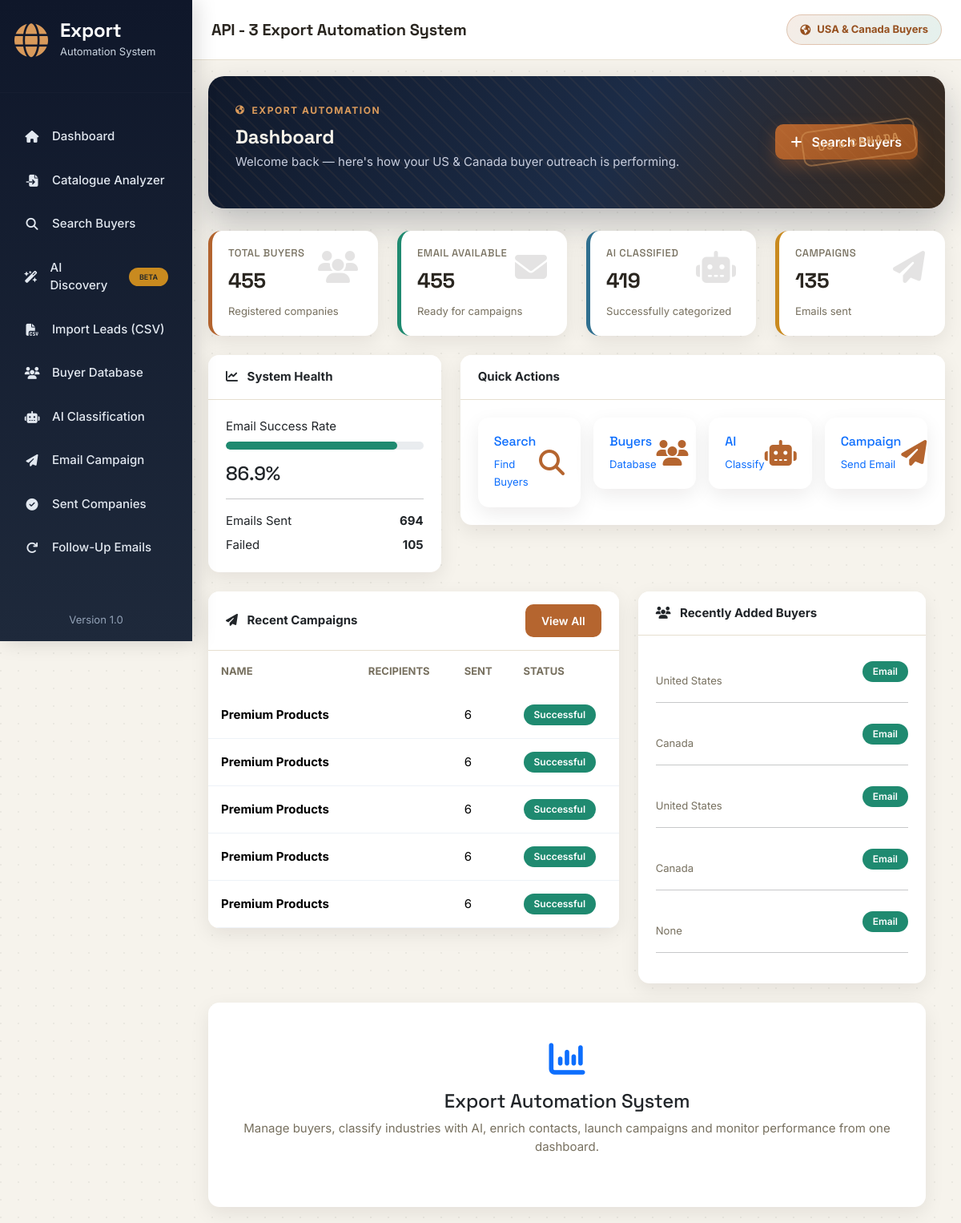
/dashboard, run on the app's committed database.
### app/models.py (models this page shows)
class Campaign(db.Model):
    __tablename__ = "campaigns"
    id = db.Column(db.Integer, primary_key=True)
    campaign_name = db.Column(db.String(150), nullable=False)
    subject = db.Column(db.String(255), nullable=False)
    body = db.Column(db.Text, nullable=False)
    recipients = db.Column(db.Integer, default=0)
    sent = db.Column(db.Integer, default=0)
    failed = db.Column(db.Integer, default=0)
    created_at = db.Column(
        db.DateTime,
        default=datetime.utcnow
    )

class Buyer(db.Model):
    __tablename__ = "buyers"
    id = db.Column(db.Integer, primary_key=True)
    company = db.Column(db.String(200), nullable=False)
    buyer_name = db.Column(db.String(200))
    email = db.Column(db.String(255))
    website = db.Column(db.String(300), unique=True)
    snippet = db.Column(db.Text)
    country = db.Column(db.String(100))
    state = db.Column(db.String(50))
    phone = db.Column(db.String(100))
    source = db.Column(db.String(100))
    category = db.Column(db.String(100), default="Unknown")
    status = db.Column(db.String(50), default="New")
    lead_score = db.Column(db.Integer)
    outreach_priority = db.Column(db.String(20))
    lead_score_reasons = db.Column(db.Text)
    product_match_percent = db.Column(db.Integer)
    relevant_categories = db.Column(db.String(500))
    style_estimate = db.Column(db.String(150))
    positioning_estimate = db.Column(db.String(100))
    recommended_products = db.Column(db.Text)
    decision_maker_name = db.Column(db.String(150))
    decision_maker_title = db.Column(db.String(150))
    email_domain_verified = db.Column(db.Boolean)
    email_live_verified = db.Column(db.Boolean)
    analyzed_at = db.Column(db.DateTime)
    pipeline_stage = db.Column(db.String(50), default="Discovered")
    needs_follow_up = db.Column(db.Boolean, default=False)
    created_at = db.Column(
        db.DateTime,
        default=datetime.utcnow
    )

### app/routes/dashboard.py (the view)
@dashboard_bp.route("/")
@dashboard_bp.route("/dashboard")
def dashboard():
    data = DashboardService().get_dashboard_data()
    return render_template(
        "dashboard.html",
        total_buyers=data.get("total_buyers", 0),
        email_buyers=data.get("email_buyers", 0),
        classified_buyers=data.get("classified_buyers", 0),
        total_campaigns=data.get("total_campaigns", 0),
        total_sent=data.get("total_sent", 0),
        total_failed=data.get("total_failed", 0),
        success_rate=data.get("success_rate", 0),
        recent_campaigns=data.get("recent_campaigns", []),
        recent_buyers=data.get("recent_buyers", []),
    )

### app/templates/dashboard.html (shortened to what this page needs)
{% extends "base.html" %}
{% block content %}
<div class="fade-up">
    <div class="hero-banner d-flex justify-content-between align-items-center">
        <div>
            <div class="hero-eyebrow">
                <i class="fa-solid fa-earth-americas"></i>
                Export Automation
            </div>
            <h2>
                Dashboard
            </h2>
            <p>
                Welcome back — here's how your US & Canada buyer outreach is performing.
            </p>
        </div>
        <div>
            <a href="/search" class="btn btn-primary">
                <i class="fa-solid fa-plus me-2"></i>
                Search Buyers
            </a>
        </div>
        <div class="hero-stamp">
            US & Canada
        </div>
    </div>
    <div class="row g-4">
        <div class="col-xl-3 col-md-6">
            <div class="stats-card stats-primary">
                <i class="fa-solid fa-users"></i>
                <h6>Total Buyers</h6>
                <h2>{{ total_buyers }}</h2>
                <small class="text-muted">
                    Registered companies
                </small>
            </div>
        </div>
        <div class="col-xl-3 col-md-6">
            <div class="stats-card stats-success">
                <i class="fa-solid fa-envelope"></i>
                <h6>Email Available</h6>
                <h2>{{ email_buyers }}</h2>
                <small class="text-muted">
                    Ready for campaigns
                </small>
            </div>
        </div>
        <div class="col-xl-3 col-md-6">
            <div class="stats-card stats-info">
                <i class="fa-solid fa-robot"></i>
                <h6>AI Classified</h6>
                <h2>{{ classified_buyers }}</h2>
                <small class="text-muted">
                    Successfully categorized
                </small>
            </div>
        </div>
        <div class="col-xl-3 col-md-6">
            <div class="stats-card stats-warning">
                <i class="fa-solid fa-paper-plane"></i>
                <h6>Campaigns</h6>
                <h2>{{ total_campaigns }}</h2>
                <small class="text-muted">
                    Emails sent
                </small>
            </div>
        </div>
    </div>
<div class="row mt-4">
    <div class="col-lg-4">
        <div class="card">
            <div class="card-header">
                <i class="fa-solid fa-chart-line me-2"></i>
                System Health
            </div>
            <div class="card-body">
                <p class="mb-2">
                    Email Success Rate
                </p>
                <div class="progress mb-3">
                    <div
                        id="progressBar"
                        class="progress-bar bg-success">
                    </div>
                </div>
                <h4>
                    {{ success_rate }}%
                </h4>
                <hr>
                <div class="d-flex justify-content-between">
                    <span>Emails Sent</span>
                    <strong>{{ total_sent }}</strong>
                </div>
                <div class="d-flex justify-content-between mt-2">
                    <span>Failed</span>
                    <strong>{{ total_failed }}</strong>
                </div>
            </div>
        </div>
    </div>
    <div class="col-lg-8">
        <div class="card">
            <div class="card-header">
                Quick Actions
            </div>
            <div class="card-body">
                <div class="row g-3">
                    <div class="col-md-3">
                        <a href="/search" class="quick-action">
                            <div>
                                <h6>
                                    Search
                                </h6>
                                <small>
                                    Find Buyers
                                </small>
                            </div>
                            <i class="fa-solid fa-magnifying-glass"></i>
                        </a>
                    </div>
                    <div class="col-md-3">
                        <a href="/buyers" class="quick-action">
                            <div>
                                <h6>
                                    Buyers
                                </h6>
                                <small>
                                    Database
                                </small>
                            </div>
                            <i class="fa-solid fa-users"></i>
                        </a>
                    </div>
                    <div class="col-md-3">
                        <a href="/classify" class="quick-action">
                            <div>
                                <h6>
                                    AI
                                </h6>
                                <small>
                                    Classify
                                </small>
                            </div>
                            <i class="fa-solid fa-robot"></i>
                        </a>
                    </div>
                    <div class="col-md-3">
                        <a href="/campaign" class="quick-action">
                            <div>
                                <h6>
                                    Campaign
                                </h6>
                                <small>
                                    Send Email
                                </small>
                            </div>
                            <i class="fa-solid fa-paper-plane"></i>
                        </a>
                    </div>
                </div>
            </div>
        </div>
    </div>
<div class="row mt-4">
    <div class="col-lg-7">
        <div class="card">
            <div class="card-header d-flex justify-content-between align-items-center">
                <span>
                    <i class="fa-solid fa-paper-plane me-2"></i>
                    Recent Campaigns
                </span>
                <a href="/sent-companies" class="btn btn-sm btn-primary">
                    View All
                </a>
            </div>
            <div class="card-body p-0">
                <div class="table-responsive">
                    <table class="table">
                        <thead>
                            <tr>
                                <th>Name</th>
                                <th>Recipients</th>
                                <th>Sent</th>
                                <th>Status</th>
                            </tr>
                        </thead>
                        <tbody>
                        {% for campaign in recent_campaigns %}
                            <tr>
                                <td>
                                    <strong>
                                        {{ campaign.campaign_name }}
                                    </strong>
                                </td>
                                <td>
                                </td>
                                <td>
                                    {{ campaign.sent }}
                                </td>
                                <td>
                                    {% if campaign.failed == 0 %}
                                    <span class="badge bg-success">
                                        Successful
                                    </span>
                                    {% else %}
                                    <span class="badge bg-warning">
                                        Partial
                                    </span>
                                    {% endif %}
                                </td>
                            </tr>
                        {% else %}
                            <tr>
                                <td colspan="4" class="text-center py-4">
                                    No campaigns found.
                                </td>
                            </tr>
                        {% endfor %}
                        </tbody>
                    </table>
                </div>
            </div>
        </div>
    </div>
    <div class="col-lg-5">
        <div class="card">
            <div class="card-header">
                <i class="fa-solid fa-users me-2"></i>
                Recently Added Buyers
            </div>
            <div class="card-body">
                {% for buyer in recent_buyers %}
                <div class="d-flex justify-content-between align-items-center mb-3">
                    <div>
                        <br>
                        <small class="text-muted">
                            {{ buyer.country }}
                        </small>
                    </div>
                    <div>
                        {% if buyer.email %}
                        <span class="badge bg-success">
                            Email
                        </span>
                        {% else %}
                        <span class="badge bg-danger">
                            No Email
                        </span>
                        {% endif %}
                    </div>
                </div>
                <hr>
                {% else %}
                <p class="text-center">
                    No buyers found.
                </p>
                {% endfor %}
            </div>
        </div>
    </div>
</div>
<div class="row mt-4">
    <div class="col-12">
        <div class="card">
            <div class="card-body text-center py-5">
                <i class="fa-solid fa-chart-column fa-3x text-primary mb-3"></i>
                <h4>
                    Export Automation System
                </h4>
                <p class="text-muted">
                    Manage buyers, classify industries with AI, enrich contacts,
                    launch campaigns and monitor performance from one dashboard.
                </p>
            </div>
        </div>
    </div>
</div>
</div>
{% endblock %}

### data on the page
Campaign: campaign_name "Premium Products", sent "6", failed "Successful"
Campaign: campaign_name "Premium Products", sent "6", failed "Successful"
Campaign: campaign_name "Premium Products", sent "6", failed "Successful"
Campaign: campaign_name "Premium Products", sent "6", failed "Successful"
Campaign: campaign_name "Premium Products", sent "6", failed "Successful"
Buyer: country "United States", shows "Email"
Buyer: country "Canada", email "Email"
Buyer: country "United States", shows "Email"
Buyer: country "Canada", shows "Email"
Buyer: country "None", email "Email"

### other printed values
{{ total_buyers }} "455"
{{ email_buyers }} "455"
{{ classified_buyers }} "419"
{{ total_campaigns }} "135"
{{ success_rate }} "86.9"
{{ total_sent }} "694"
{{ total_failed }} "105"
